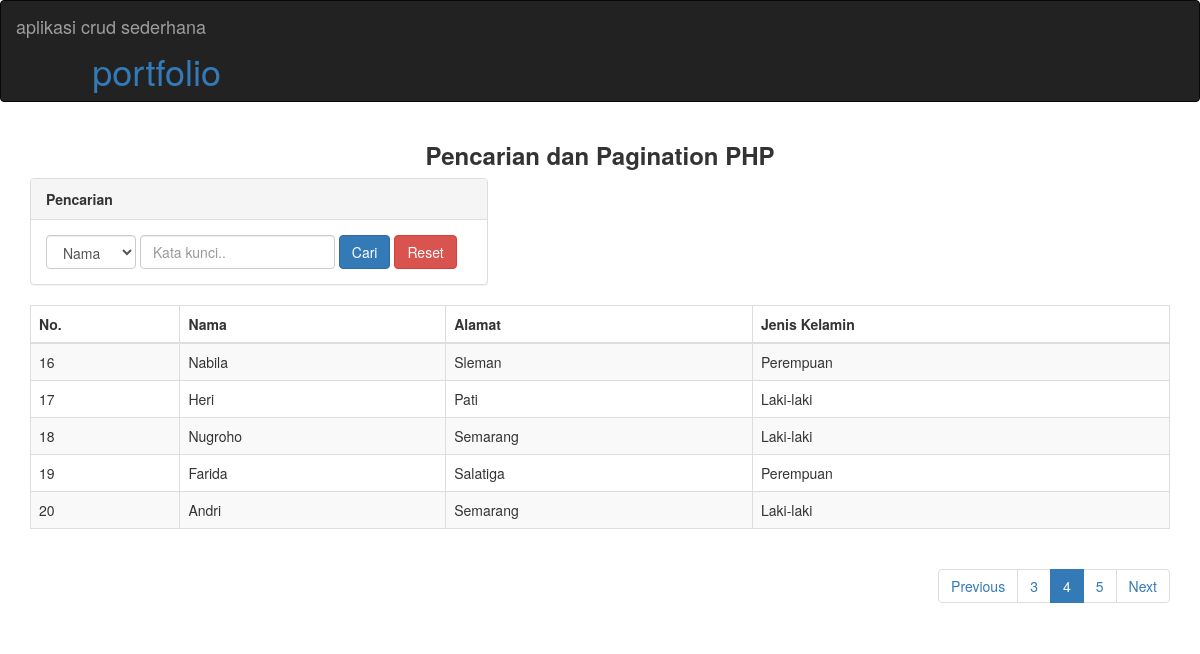
The app's page /index.php?page=4 with its own data.
### tables this page shows
CREATE TABLE `siswa` (
  `portfolioID` int(11) NOT NULL,
  `Nama` varchar(100) DEFAULT NULL,
  `Alamat` text,
  `JenisKelamin` varchar(50) DEFAULT NULL
);

### index.php (the view, shortened to what this page needs)
<!DOCTYPE html>
<html lang="en">
<head>
  <link rel="stylesheet" href="https://maxcdn.bootstrapcdn.com/bootstrap/3.4.0/css/bootstrap.min.css">
</head>
<body>
<nav class="navbar navbar-inverse">
  <div class="container-fluid">
    <div class="navbar-header">
      <a class="navbar-brand" href="#">aplikasi crud sederhana</a>
      <h1><p align="right"><a href="index.html">portfolio</a>
    </div>
  </div>
</nav>
<div class="container">
  <div align="center">
    <h3><b>Pencarian dan Pagination PHP</b></h3>
  </div>
  <div class="row">
    <div class="col-md-5">
      <div class="panel panel-default">
        <div class="panel-heading"><b>Pencarian</b></div>
        <div class="panel-body">
          <form class="form-inline" >
            <div class="form-group">
              <select class="form-control" id="Kolom" name="Kolom" required="">
                <?php
                  $kolom=(isset($_GET['Kolom']))? $_GET['Kolom'] : "";
                ?>
                <option value="Nama" <?php if ($kolom=="Nama") echo "selected"; ?>>Nama</option>
              </select>
            </div>
            <div class="form-group">
              <input type="text" class="form-control" id="KataKunci" name="KataKunci" placeholder="Kata kunci.." required="" value="<?php if (isset($_GET['KataKunci']))  echo $_GET['KataKunci']; ?>">
            </div>
            <button type="submit" class="btn btn-primary">Cari</button>
            <a href="index.php" class="btn btn-danger">Reset</a>
          </form>
        </div>
      </div>
    </div>
  </div>
  <table class="table table-striped table-bordered table-hover">
    <thead>
      <tr>
        <th>No.</th>
        <th>Nama</th>
        <th>Alamat</th>
        <th>Jenis Kelamin</th>
      </tr>
    </thead>
    <tbody>
      <?php
      include "koneksi.php";
      $page = (isset($_GET['page']))? (int) $_GET['page'] : 1;
      $kolomCari=(isset($_GET['Kolom']))? $_GET['Kolom'] : "";
      $kolomKataKunci=(isset($_GET['KataKunci']))? $_GET['KataKunci'] : "";
      $limit = 5;
      $limitStart = ($page - 1) * $limit;
      if($kolomCari=="" && $kolomKataKunci==""){
        $SqlQuery = mysqli_query($con, "SELECT * FROM Siswa LIMIT ".$limitStart.",".$limit);
      }else{
        $SqlQuery = mysqli_query($con, "SELECT * FROM Siswa WHERE $kolomCari LIKE '%$kolomKataKunci%' LIMIT ".$limitStart.",".$limit);
      }
      $no = $limitStart + 1;
      while($row = mysqli_fetch_array($SqlQuery)){
      ?>
        <tr>
          <td><?php echo $no++; ?></td>
          <td><?php echo $row['Nama']; ?></td>
          <td><?php echo $row['Alamat']; ?></td>
          <td><?php echo $row['JenisKelamin']; ?></td>
        </tr>
      <?php
      }
      ?>
    </tbody>
  </table>
  <div align="right">
    <ul class="pagination">
      <?php
        if($page == 1){
      ?>
        <li class="disabled"><a href="#">Previous</a></li>
      <?php
        }
        else{
          $LinkPrev = ($page > 1)? $page - 1 : 1;
          if($kolomCari=="" && $kolomKataKunci==""){
          ?>
            <li><a href="index.php?page=<?php echo $LinkPrev; ?>">Previous</a></li>
       <?php
          }else{
        ?>
          <li><a href="index.php?Kolom=<?php echo $kolomCari;?>&KataKunci=<?php echo $kolomKataKunci;?>&page=<?php echo $LinkPrev;?>">Previous</a></li>
         <?php
           }
        }
      ?>
      <?php
        if($kolomCari=="" && $kolomKataKunci==""){
          $SqlQuery = mysqli_query($con, "SELECT * FROM Siswa");
        }else{
          $SqlQuery = mysqli_query($con, "SELECT * FROM Siswa WHERE $kolomCari LIKE '%$kolomKataKunci%'");
        }
        $JumlahData = mysqli_num_rows($SqlQuery);
        $jumlahPage = ceil($JumlahData / $limit);
        $jumlahNumber = 1;
        $startNumber = ($page > $jumlahNumber)? $page - $jumlahNumber : 1;
        $endNumber = ($page < ($jumlahPage - $jumlahNumber))? $page + $jumlahNumber : $jumlahPage;
        for($i = $startNumber; $i <= $endNumber; $i++){
          $linkActive = ($page == $i)? ' class="active"' : '';
          if($kolomCari=="" && $kolomKataKunci==""){
      ?>
          <li<?php echo $linkActive; ?>><a href="index.php?page=<?php echo $i; ?>"><?php echo $i; ?></a></li>
      <?php
        }else{
          ?>
          <li<?php echo $linkActive; ?>><a href="index.php?Kolom=<?php echo $kolomCari;?>&KataKunci=<?php echo $kolomKataKunci;?>&page=<?php echo $i; ?>"><?php echo $i; ?></a></li>
          <?php
        }
      }
      ?>
      <?php
       if($page == $jumlahPage){
      ?>
        <li class="disabled"><a href="#">Next</a></li>
      <?php
      }
      else{
        $linkNext = ($page < $jumlahPage)? $page + 1 : $jumlahPage;
       if($kolomCari=="" && $kolomKataKunci==""){
          ?>
            <li><a href="index.php?page=<?php echo $linkNext; ?>">Next</a></li>
       <?php
          }else{
        ?>
           <li><a href="index.php?Kolom=<?php echo $kolomCari;?>&KataKunci=<?php echo $kolomKataKunci;?>&page=<?php echo $linkNext; ?>">Next</a></li>
      <?php
        }
      }
      ?>
    </ul>
  </div>
</div>
</body>
</html>

### records on screen
siswa: Nama "Nabila", Alamat "Sleman", JenisKelamin "Perempuan"
siswa: Nama "Heri", Alamat "Pati", JenisKelamin "Laki-laki"
siswa: Nama "Nugroho", Alamat "Semarang", JenisKelamin "Laki-laki"
siswa: Nama "Farida", Alamat "Salatiga", JenisKelamin "Perempuan"
siswa: Nama "Andri", Alamat "Semarang", JenisKelamin "Laki-laki"
